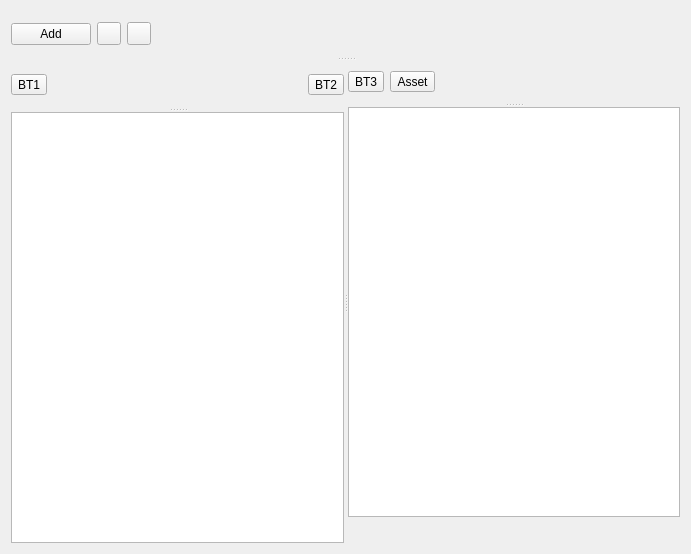
<?xml version="1.0" encoding="UTF-8"?>
<ui version="4.0">
 <class>ParticleBrowserWidget</class>
 <widget class="QWidget" name="ParticleBrowserWidget">
  <property name="geometry">
   <rect>
    <x>0</x>
    <y>0</y>
    <width>691</width>
    <height>554</height>
   </rect>
  </property>
  <property name="minimumSize">
   <size>
    <width>0</width>
    <height>400</height>
   </size>
  </property>
  <property name="windowTitle">
   <string>Asset Browser</string>
  </property>
  <layout class="QHBoxLayout" name="horizontalLayout_5">
   <item>
    <widget class="QSplitter" name="splitter_4">
     <property name="orientation">
      <enum>Qt::Vertical</enum>
     </property>
     <widget class="QWidget" name="layoutWidget">
      <layout class="QHBoxLayout" name="horizontalLayout_2">
       <item>
        <widget class="QPushButton" name="m_addNewButton">
         <property name="text">
          <string>Add</string>
         </property>
        </widget>
       </item>
       <item>
        <widget class="QToolButton" name="importBtn">
        </widget>
       </item>
       <item>
        <widget class="QToolButton" name="saveAllBtn">
        </widget>
       </item>
       <item>
        <spacer name="horizontalSpacer">
         <property name="orientation">
          <enum>Qt::Horizontal</enum>
         </property>
         <property name="sizeHint" stdset="0">
          <size>
           <width>40</width>
           <height>20</height>
          </size>
         </property>
        </spacer>
       </item>
      </layout>
     </widget>
     <widget class="QSplitter" name="m_splitter">
      <property name="orientation">
       <enum>Qt::Horizontal</enum>
      </property>
      <widget class="QSplitter" name="splitter">
       <property name="orientation">
        <enum>Qt::Vertical</enum>
       </property>
       <widget class="QWidget" name="layoutWidget1">
        <layout class="QHBoxLayout" name="horizontalLayout">
         <item>
          <widget class="QToolButton" name="hideTreeBtn">
           <property name="text">
            <string>BT1</string>
           </property>
          </widget>
         </item>
         <item>
          <widget class="AzToolsFramework::AssetBrowser::SearchWidget" name="m_searchWidget" native="true"/>
         </item>
         <item>
          <widget class="QToolButton" name="filterParticleBtn">
           <property name="text">
            <string>BT2</string>
           </property>
          </widget>
         </item>
        </layout>
       </widget>
       <widget class="QWidget" name="widget" native="true">
        <layout class="QVBoxLayout" name="verticalLayout">
         <item>
          <widget class="AzToolsFramework::AssetBrowser::AssetBrowserTreeView" name="m_assetBrowserTreeViewWidget">
             <property name="editTriggers">
              <set>QAbstractItemView::EditKeyPressed</set>
             </property>
             <property name="selectionMode">
              <enum>QAbstractItemView::ExtendedSelection</enum>
             </property>
          </widget>
         </item>
        </layout>
       </widget>
      </widget>
      <widget class="QSplitter" name="splitterView">
       <property name="orientation">
        <enum>Qt::Vertical</enum>
       </property>
       <widget class="QWidget" name="layoutWidget3">
        <layout class="QHBoxLayout" name="horizontalLayout_3">
         <item>
          <widget class="QToolButton" name="showTreeTbtn">
           <property name="text">
            <string>BT3</string>
           </property>
          </widget>
         </item>
         <item>
          <widget class="QToolButton" name="toolButton_5">
           <property name="text">
            <string>Asset</string>
           </property>
          </widget>
         </item>
         <item>
          <widget class="AzToolsFramework::AssetBrowser::SearchWidget" name="m_searchPathWidget" native="true"/>
         </item>
        </layout>
       </widget>
       <widget class="QWidget" name="layoutWidget2">
        <layout class="QVBoxLayout" name="verticalLayout_2">
         <item>
          <widget class="QListWidget" name="listWidget">
           <property name="viewMode">
            <enum>QListView::IconMode</enum>
           </property>
          </widget>
         </item>
         <item>
          <layout class="QHBoxLayout" name="horizontalLayout_4">
           <item>
            <widget class="QLabel" name="label">
             <property name="text">
              <string/>
             </property>
            </widget>
           </item>
           <item>
            <spacer name="horizontalSpacer_2">
             <property name="orientation">
              <enum>Qt::Horizontal</enum>
             </property>
             <property name="sizeHint" stdset="0">
              <size>
               <width>40</width>
               <height>20</height>
              </size>
             </property>
            </spacer>
           </item>
          </layout>
         </item>
        </layout>
       </widget>
      </widget>
     </widget>
    </widget>
   </item>
  </layout>
 </widget>
 <customwidgets>
  <customwidget>
   <class>AzToolsFramework::AssetBrowser::SearchWidget</class>
   <extends>QWidget</extends>
   <header location="global">AzToolsFramework/AssetBrowser/Search/SearchWidget.h</header>
   <container>1</container>
  </customwidget>
  <customwidget>
   <class>AzToolsFramework::AssetBrowser::AssetBrowserTreeView</class>
   <extends>QTreeView</extends>
   <header>AzToolsFramework/AssetBrowser/Views/AssetBrowserTreeView.h</header>
  </customwidget>
 </customwidgets>
 <resources/>
 <connections/>
</ui>
